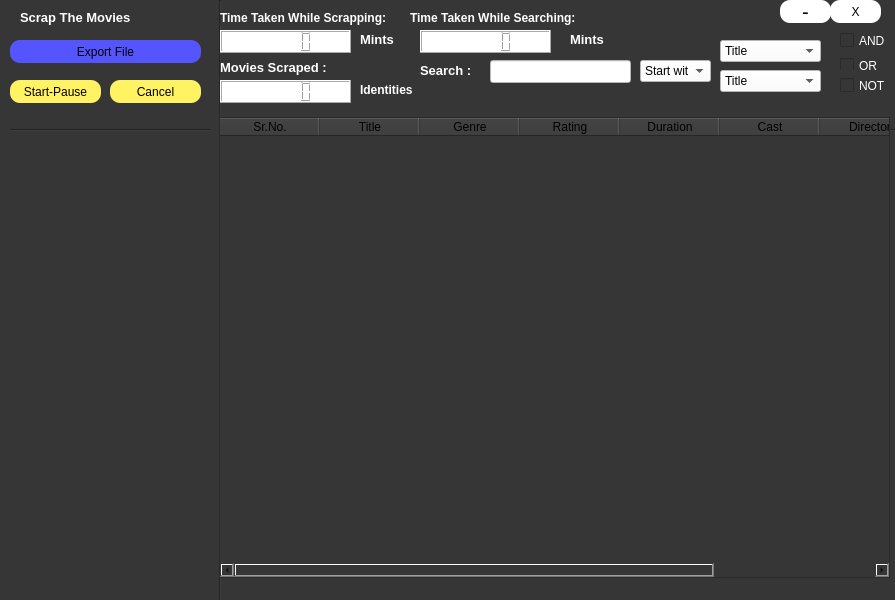
<?xml version="1.0" encoding="UTF-8"?>
<ui version="4.0">
 <class>MainWindow</class>
 <widget class="QMainWindow" name="MainWindow">
  <property name="geometry">
   <rect>
    <x>0</x>
    <y>0</y>
    <width>895</width>
    <height>600</height>
   </rect>
  </property>
  <property name="windowTitle">
   <string>MainWindow</string>
  </property>
  <property name="styleSheet">
   <string notr="true">background-color:rgb(54, 54, 54)</string>
  </property>
  <widget class="QWidget" name="centralwidget">
   <widget class="Line" name="line_2">
    <property name="geometry">
     <rect>
      <x>10</x>
      <y>120</y>
      <width>211</width>
      <height>21</height>
     </rect>
    </property>
    <property name="orientation">
     <enum>Qt::Horizontal</enum>
    </property>
   </widget>
   <widget class="QPushButton" name="startbutton">
    <property name="geometry">
     <rect>
      <x>10</x>
      <y>80</y>
      <width>91</width>
      <height>23</height>
     </rect>
    </property>
    <property name="styleSheet">
     <string notr="true">QPushButton {
   background-color:rgb(255, 242, 99);
    border: none;
   color: black;
    border-radius:10px;
    font:arial;
}
QPushButton:hover {
    background-color:rgb(254, 254, 254);
}
QPushButton:pressed {
    background-color: rgb(68, 68, 68);
   color : rgb(121, 111, 255);
}</string>
    </property>
    <property name="text">
     <string>Start-Pause</string>
    </property>
   </widget>
   <widget class="QPushButton" name="pushButton">
    <property name="geometry">
     <rect>
      <x>10</x>
      <y>40</y>
      <width>191</width>
      <height>23</height>
     </rect>
    </property>
    <property name="styleSheet">
     <string notr="true">QPushButton {
   background-color:rgb(85, 85, 255);
    border: none;
   color: black;
    border-radius:10px;
    font:arial;
}
QPushButton:hover {
    background-color:rgb(254, 254, 254);
}
QPushButton:pressed {
    background-color: rgb(68, 68, 68);
   color : rgb(121, 111, 255);
}</string>
    </property>
    <property name="text">
     <string>Export File</string>
    </property>
   </widget>
   <widget class="QPushButton" name="pushButton_2">
    <property name="geometry">
     <rect>
      <x>110</x>
      <y>80</y>
      <width>91</width>
      <height>23</height>
     </rect>
    </property>
    <property name="styleSheet">
     <string notr="true">QPushButton {
   background-color:rgb(255, 242, 99);
    border: none;
   color: black;
    border-radius:10px;
    font:arial;
}
QPushButton:hover {
    background-color:rgb(254, 254, 254);
}
QPushButton:pressed {
    background-color: rgb(68, 68, 68);
   color : rgb(121, 111, 255);
}</string>
    </property>
    <property name="text">
     <string>Cancel</string>
    </property>
   </widget>
   <widget class="QLabel" name="label_10">
    <property name="geometry">
     <rect>
      <x>20</x>
      <y>10</y>
      <width>121</width>
      <height>16</height>
     </rect>
    </property>
    <property name="text">
     <string>&lt;html&gt;&lt;head/&gt;&lt;body&gt;&lt;p&gt;&lt;span style=&quot; font-size:10pt; font-weight:600; color:#ffffff;&quot;&gt;Scrap The Movies&lt;/span&gt;&lt;/p&gt;&lt;/body&gt;&lt;/html&gt;</string>
    </property>
   </widget>
   <widget class="Line" name="line_4">
    <property name="geometry">
     <rect>
      <x>220</x>
      <y>110</y>
      <width>701</width>
      <height>41</height>
     </rect>
    </property>
    <property name="orientation">
     <enum>Qt::Horizontal</enum>
    </property>
   </widget>
   <widget class="Line" name="line">
    <property name="geometry">
     <rect>
      <x>210</x>
      <y>0</y>
      <width>21</width>
      <height>621</height>
     </rect>
    </property>
    <property name="orientation">
     <enum>Qt::Vertical</enum>
    </property>
   </widget>
   <widget class="QLabel" name="label_6">
    <property name="geometry">
     <rect>
      <x>220</x>
      <y>10</y>
      <width>181</width>
      <height>16</height>
     </rect>
    </property>
    <property name="text">
     <string>&lt;html&gt;&lt;head/&gt;&lt;body&gt;&lt;p&gt;&lt;span style=&quot; font-size:9pt; font-weight:600; color:#ffffff;&quot;&gt;Time Taken While Scrapping:&lt;/span&gt;&lt;/p&gt;&lt;/body&gt;&lt;/html&gt;</string>
    </property>
   </widget>
   <widget class="QLCDNumber" name="lcdNumber">
    <property name="geometry">
     <rect>
      <x>220</x>
      <y>30</y>
      <width>131</width>
      <height>23</height>
     </rect>
    </property>
    <property name="styleSheet">
     <string notr="true">background-color:white;
color:black;
</string>
    </property>
   </widget>
   <widget class="QLabel" name="label_7">
    <property name="geometry">
     <rect>
      <x>360</x>
      <y>30</y>
      <width>51</width>
      <height>20</height>
     </rect>
    </property>
    <property name="text">
     <string>&lt;html&gt;&lt;head/&gt;&lt;body&gt;&lt;p&gt;&lt;span style=&quot; font-size:10pt; font-weight:600; color:#ffffff;&quot;&gt;Mints&lt;/span&gt;&lt;/p&gt;&lt;/body&gt;&lt;/html&gt;</string>
    </property>
   </widget>
   <widget class="QLabel" name="label_8">
    <property name="geometry">
     <rect>
      <x>220</x>
      <y>60</y>
      <width>181</width>
      <height>16</height>
     </rect>
    </property>
    <property name="text">
     <string>&lt;html&gt;&lt;head/&gt;&lt;body&gt;&lt;p&gt;&lt;span style=&quot; font-size:10pt; font-weight:600; color:#ffffff;&quot;&gt;Movies Scraped :&lt;/span&gt;&lt;/p&gt;&lt;/body&gt;&lt;/html&gt;</string>
    </property>
   </widget>
   <widget class="QLabel" name="label_9">
    <property name="geometry">
     <rect>
      <x>360</x>
      <y>80</y>
      <width>61</width>
      <height>20</height>
     </rect>
    </property>
    <property name="text">
     <string>&lt;html&gt;&lt;head/&gt;&lt;body&gt;&lt;p&gt;&lt;span style=&quot; font-weight:600; color:#ffffff;&quot;&gt;Identities&lt;/span&gt;&lt;/p&gt;&lt;/body&gt;&lt;/html&gt;</string>
    </property>
   </widget>
   <widget class="QLCDNumber" name="lcdNumber_2">
    <property name="geometry">
     <rect>
      <x>220</x>
      <y>80</y>
      <width>131</width>
      <height>23</height>
     </rect>
    </property>
    <property name="styleSheet">
     <string notr="true">background-color:white;
color:black;
</string>
    </property>
   </widget>
   <widget class="QComboBox" name="comboBox_4">
    <property name="geometry">
     <rect>
      <x>640</x>
      <y>60</y>
      <width>71</width>
      <height>22</height>
     </rect>
    </property>
    <property name="styleSheet">
     <string notr="true">background-color:white;
color:black</string>
    </property>
    <item>
     <property name="text">
      <string>Start with</string>
     </property>
    </item>
    <item>
     <property name="text">
      <string>Ends with</string>
     </property>
    </item>
   </widget>
   <widget class="QTableWidget" name="tableWidget">
    <property name="geometry">
     <rect>
      <x>219</x>
      <y>117</y>
      <width>671</width>
      <height>461</height>
     </rect>
    </property>
    <column>
     <property name="text">
      <string>Sr.No.</string>
     </property>
    </column>
    <column>
     <property name="text">
      <string>Title</string>
     </property>
    </column>
    <column>
     <property name="text">
      <string>Genre</string>
     </property>
    </column>
    <column>
     <property name="text">
      <string>Rating</string>
     </property>
    </column>
    <column>
     <property name="text">
      <string>Duration</string>
     </property>
    </column>
    <column>
     <property name="text">
      <string>Cast</string>
     </property>
    </column>
    <column>
     <property name="text">
      <string>Director</string>
     </property>
    </column>
    <column>
     <property name="text">
      <string>Synopsis</string>
     </property>
    </column>
   </widget>
   <widget class="QLabel" name="label_4">
    <property name="geometry">
     <rect>
      <x>420</x>
      <y>60</y>
      <width>61</width>
      <height>21</height>
     </rect>
    </property>
    <property name="text">
     <string>&lt;html&gt;&lt;head/&gt;&lt;body&gt;&lt;p&gt;&lt;span style=&quot; font-size:10pt; font-weight:600; color:#ffffff;&quot;&gt;Search :&lt;/span&gt;&lt;/p&gt;&lt;/body&gt;&lt;/html&gt;</string>
    </property>
   </widget>
   <widget class="QLineEdit" name="lineEdit">
    <property name="geometry">
     <rect>
      <x>490</x>
      <y>60</y>
      <width>141</width>
      <height>23</height>
     </rect>
    </property>
    <property name="styleSheet">
     <string notr="true">background-color:white;
color:black;
</string>
    </property>
   </widget>
   <widget class="QComboBox" name="comboBox_7">
    <property name="geometry">
     <rect>
      <x>720</x>
      <y>40</y>
      <width>101</width>
      <height>22</height>
     </rect>
    </property>
    <property name="styleSheet">
     <string notr="true">color:black;
background-color:white;</string>
    </property>
    <item>
     <property name="text">
      <string>Title</string>
     </property>
    </item>
    <item>
     <property name="text">
      <string>Genre</string>
     </property>
    </item>
    <item>
     <property name="text">
      <string>Rating</string>
     </property>
    </item>
    <item>
     <property name="text">
      <string>Year</string>
     </property>
    </item>
    <item>
     <property name="text">
      <string>Time</string>
     </property>
    </item>
    <item>
     <property name="text">
      <string>Cast</string>
     </property>
    </item>
    <item>
     <property name="text">
      <string>Director</string>
     </property>
    </item>
   </widget>
   <widget class="QPushButton" name="closebutton">
    <property name="geometry">
     <rect>
      <x>830</x>
      <y>0</y>
      <width>51</width>
      <height>23</height>
     </rect>
    </property>
    <property name="styleSheet">
     <string notr="true">QPushButton {
   background-color:rgb(255, 255, 255);
    border: none;
    border-radius:10px;
    color: black;
    font:arial;
}
QPushButton:hover {
    background-color:rgb(255, 7, 11);
}
QPushButton:pressed {
    background-color: rgb(68, 68, 68);
   color : rgb(121, 111, 255);
}</string>
    </property>
    <property name="text">
     <string>X</string>
    </property>
   </widget>
   <widget class="QLabel" name="label_12">
    <property name="geometry">
     <rect>
      <x>570</x>
      <y>30</y>
      <width>121</width>
      <height>20</height>
     </rect>
    </property>
    <property name="text">
     <string>&lt;html&gt;&lt;head/&gt;&lt;body&gt;&lt;p&gt;&lt;span style=&quot; font-size:10pt; font-weight:600; color:#ffffff;&quot;&gt;Mints&lt;/span&gt;&lt;/p&gt;&lt;/body&gt;&lt;/html&gt;</string>
    </property>
   </widget>
   <widget class="QPushButton" name="pushButton_4">
    <property name="geometry">
     <rect>
      <x>780</x>
      <y>0</y>
      <width>51</width>
      <height>23</height>
     </rect>
    </property>
    <property name="styleSheet">
     <string notr="true">QPushButton {
   background-color:rgb(255, 255, 255);
    border: none;
    border-radius:10px;
    color: black;
    font:bold-arial;
    font-size:20px;
}
QPushButton:hover {
    background-color:rgb(162, 162, 162)
}
QPushButton:pressed {
    background-color: rgb(68, 68, 68);
   color : rgb(121, 111, 255);
}</string>
    </property>
    <property name="text">
     <string>-</string>
    </property>
   </widget>
   <widget class="QLCDNumber" name="lcdNumber_3">
    <property name="geometry">
     <rect>
      <x>420</x>
      <y>30</y>
      <width>131</width>
      <height>23</height>
     </rect>
    </property>
    <property name="styleSheet">
     <string notr="true">background-color:white;
color:black;
</string>
    </property>
   </widget>
   <widget class="QCheckBox" name="checkBox_3">
    <property name="geometry">
     <rect>
      <x>840</x>
      <y>30</y>
      <width>71</width>
      <height>21</height>
     </rect>
    </property>
    <property name="styleSheet">
     <string notr="true">color:white</string>
    </property>
    <property name="text">
     <string>AND</string>
    </property>
   </widget>
   <widget class="QCheckBox" name="checkBox_4">
    <property name="geometry">
     <rect>
      <x>840</x>
      <y>50</y>
      <width>70</width>
      <height>31</height>
     </rect>
    </property>
    <property name="styleSheet">
     <string notr="true">color:white</string>
    </property>
    <property name="text">
     <string>OR</string>
    </property>
   </widget>
   <widget class="QCheckBox" name="checkBox_5">
    <property name="geometry">
     <rect>
      <x>840</x>
      <y>70</y>
      <width>51</width>
      <height>31</height>
     </rect>
    </property>
    <property name="styleSheet">
     <string notr="true">color:white</string>
    </property>
    <property name="text">
     <string>NOT</string>
    </property>
   </widget>
   <widget class="QLabel" name="label_11">
    <property name="geometry">
     <rect>
      <x>410</x>
      <y>10</y>
      <width>181</width>
      <height>16</height>
     </rect>
    </property>
    <property name="text">
     <string>&lt;html&gt;&lt;head/&gt;&lt;body&gt;&lt;p&gt;&lt;span style=&quot; font-size:9pt; font-weight:600; color:#ffffff;&quot;&gt;Time Taken While Searching:&lt;/span&gt;&lt;/p&gt;&lt;/body&gt;&lt;/html&gt;</string>
    </property>
   </widget>
   <widget class="QComboBox" name="comboBox_8">
    <property name="geometry">
     <rect>
      <x>720</x>
      <y>70</y>
      <width>101</width>
      <height>22</height>
     </rect>
    </property>
    <property name="styleSheet">
     <string notr="true">color:black;
background-color:white;</string>
    </property>
    <item>
     <property name="text">
      <string>Title</string>
     </property>
    </item>
    <item>
     <property name="text">
      <string>Genre</string>
     </property>
    </item>
    <item>
     <property name="text">
      <string>Rating</string>
     </property>
    </item>
    <item>
     <property name="text">
      <string>Year</string>
     </property>
    </item>
    <item>
     <property name="text">
      <string>Time</string>
     </property>
    </item>
    <item>
     <property name="text">
      <string>Cast</string>
     </property>
    </item>
    <item>
     <property name="text">
      <string>Director</string>
     </property>
    </item>
   </widget>
  </widget>
 </widget>
 <resources/>
 <connections/>
</ui>
